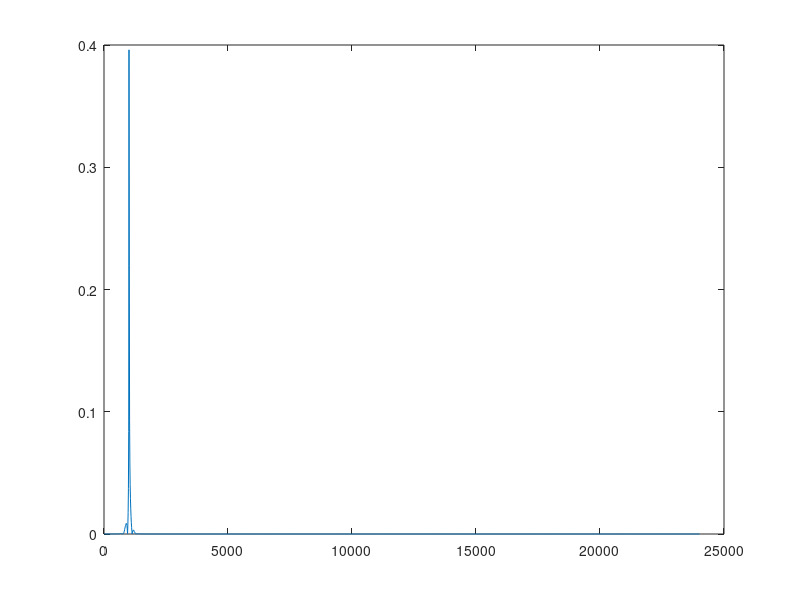

This figure's MATLAB source:
%hold off;

Fs = 48000;
f = 1000;

% Total length of input waveform
numSamples = 4096;

% Array of frequency bins for FFT plot
freqBins = Fs*(1:(numSamples/2+1))/numSamples;

% Size of frame
frameSize = 512;

% Generate Hann window
window = hann(frameSize).';

% Frame overlap amount
overlap = 0.5;

% Generate sin wave
%inputSin = sin(2*pi*f/Fs*[1:numSamples])+0.5*sin(4*pi*f/Fs*[1:numSamples]);
inputSin = sin(2*pi*f/Fs*[1:numSamples]);

% Create waveform slices
numSlices = numSamples / (frameSize * overlap) - 1;

% Step size
stepSize = frameSize * overlap;

% Make array of input slices
for i = 1:numSlices
    inputOffset = stepSize * (i - 1);
    x( i, 1:frameSize) = window(1:frameSize) .* inputSin((inputOffset + 1):(inputOffset + frameSize));
end

% Compute array of FFTs
for i = 1:numSlices
    X( i, 1:frameSize) = fft(x(i, 1:frameSize));
end

% Take iFFT
for i = 1:numSlices
    y( i, 1:frameSize) = ifft(X(i, 1:frameSize));
end

% First stepSize doesn't have an add
z(1:stepSize) = y(1, 1:stepSize);

% Overlap add
for i = 2:numSlices
    outputIndex = stepSize * (i - 1);
    z((outputIndex + 1):(outputIndex + stepSize)) = ...
        y((i - 1), (stepSize + 1):(stepSize + stepSize)) ...
        + y(i, 1:stepSize);
end

% Last StepSize doesn't have an add
outputIndex = stepSize * numSlices;
z( (outputIndex + 1):(outputIndex + stepSize)) = ...
    y(numSlices, (stepSize + 1):(stepSize + stepSize));

%plot(z);

Z = fft(z);
zMag = abs(Z/numSamples);
zMagOneSided = zMag(1:numSamples/2+1);
plot(freqBins, zMagOneSided);

sound(z,Fs);